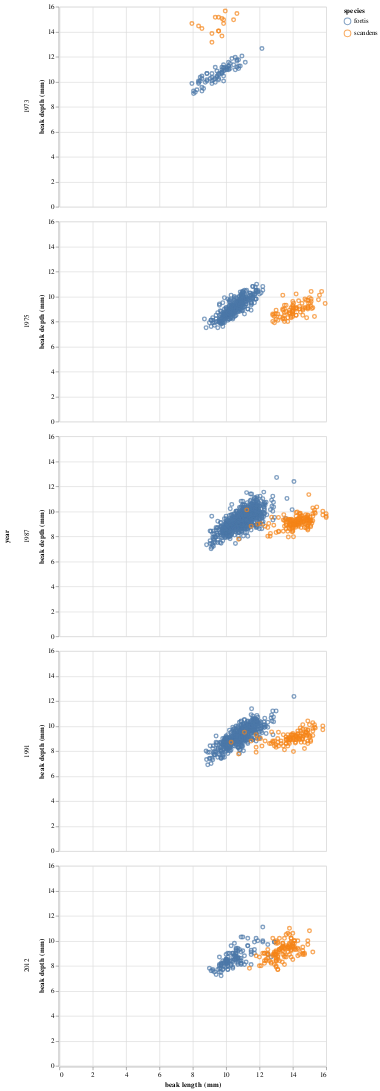

Notebook code cell kept with this figure:
### Code cell
alt.Chart(df_all
    ).mark_point(
    ).encode(
        x='beak length (mm):Q',
        y='beak depth (mm):Q',
        color='species:N',
        row='year'
)

### Figure 1 — Vega-Lite specification as saved in the notebook (floating-point values rounded to 4 significant figures; data arrays with more than 128 entries replaced by an {"elided": "..."} marker saying what was removed)
{"$schema": "https://vega.github.io/schema/vega-lite/v2.4.3.json", "config": {"view": {"height": 300, "width": 400}}, "data": {"values": {"elided": "2304 records"}}, "encoding": {"color": {"field": "species", "type": "nominal"}, "row": {"field": "year", "type": "quantitative"}, "x": {"field": "beak length (mm)", "type": "quantitative"}, "y": {"field": "beak depth (mm)", "type": "quantitative"}}, "mark": "point"}
